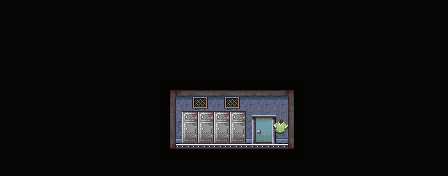

Tiled map render using the project's own tile images. Description and the map definition, with tile-layer contents summarised, below:
An orthogonal 28x11 tile map with 16x16 px tiles, 2 tile layers (Skirt, Passability), 2 tilesets, 1 image layer and 2 objects (Door, Target).

<map version="1.2" tiledversion="1.3.1" orientation="orthogonal" renderorder="right-down" compressionlevel="0" width="28" height="11" tilewidth="16" tileheight="16" infinite="0" nextlayerid="9" nextobjectid="4">
 <editorsettings>
  <export target="Interior01..tmx" format="tmx" />
 </editorsettings>
 <tileset firstgid="1" source="../Tilesets/general.tsx" />
 <tileset firstgid="81" source="../Tilesets/Editor.tsx" />
 <layer id="8" name="Skirt" width="28" height="11">
  <data>[308 cells, 308 non-empty, 1 distinct tile ids]</data>
 </layer>
 <imagelayer id="7" name="Back" offsetx="160" offsety="80">
  <image source="Images/Room3.png" width="144" height="80" />
 </imagelayer>
 <layer id="3" name="Passability" width="28" height="11" opacity="0">
  <properties>
   <property name="CheckPassability" type="bool" value="true" />
  </properties>
  <data>[308 cells, 4 non-empty, 1 distinct tile ids]</data>
 </layer>
 <objectgroup id="4" name="Object Layer 1">
  <object id="1" type="Door" x="256" y="112" width="16" height="16">
   <properties>
    <property name="onCollide" value="playScene('door_common'); teleport('Warehouse/InteriorHall', 'interior03')" />
    <property name="passable" value="IMPASSABLE" />
   </properties>
  </object>
  <object id="2" name="entry" type="Target" x="256" y="128" width="16" height="16" />
 </objectgroup>
</map>
